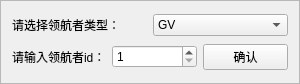
   <widget class="QFrame" name="setleaderframe">
    <property name="geometry">
     <rect>
      <x>80</x>
      <y>110</y>
      <width>300</width>
      <height>84</height>
     </rect>
    </property>
    <property name="frameShape">
     <enum>QFrame::StyledPanel</enum>
    </property>
    <property name="frameShadow">
     <enum>QFrame::Raised</enum>
    </property>
    <layout class="QVBoxLayout" name="verticalLayout">
     <item>
      <layout class="QHBoxLayout" name="horizontalLayout_2">
       <item>
        <widget class="QLabel" name="label_39">
         <property name="text">
          <string>请选择领航者类型：</string>
         </property>
        </widget>
       </item>
       <item>
        <widget class="QComboBox" name="comboBox">
         <item>
          <property name="text">
           <string>GV</string>
          </property>
         </item>
         <item>
          <property name="text">
           <string>AV</string>
          </property>
         </item>
        </widget>
       </item>
      </layout>
     </item>
     <item>
      <layout class="QHBoxLayout" name="horizontalLayout">
       <item>
        <widget class="QLabel" name="label_3">
         <property name="text">
          <string>请输入领航者id：</string>
         </property>
        </widget>
       </item>
       <item>
        <widget class="QSpinBox" name="spinBox_5">
         <property name="minimum">
          <number>1</number>
         </property>
        </widget>
       </item>
       <item>
        <widget class="QPushButton" name="pushButton_2">
         <property name="text">
          <string>确认</string>
         </property>
        </widget>
       </item>
      </layout>
     </item>
    </layout>
   </widget>
